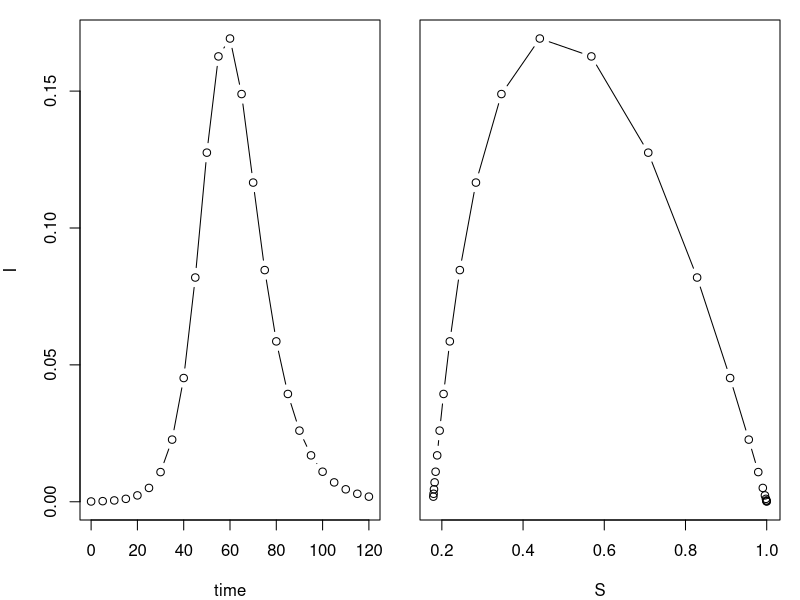
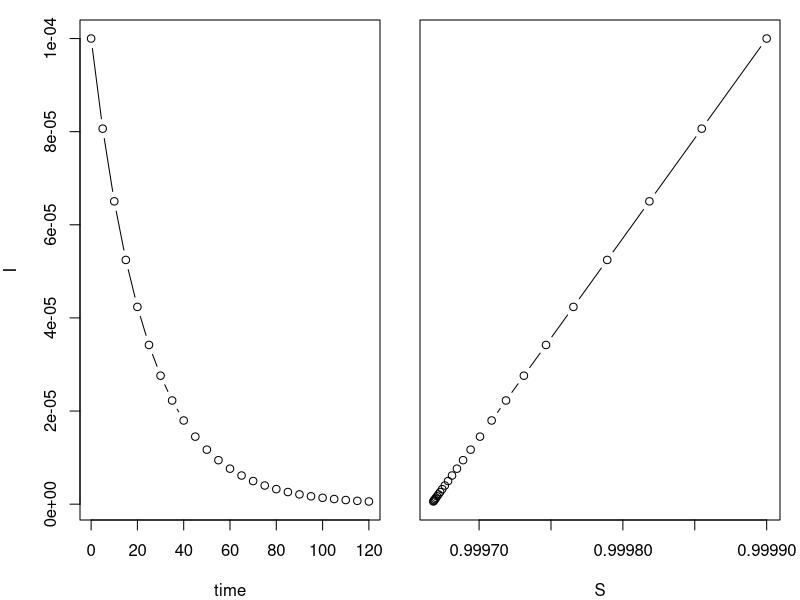
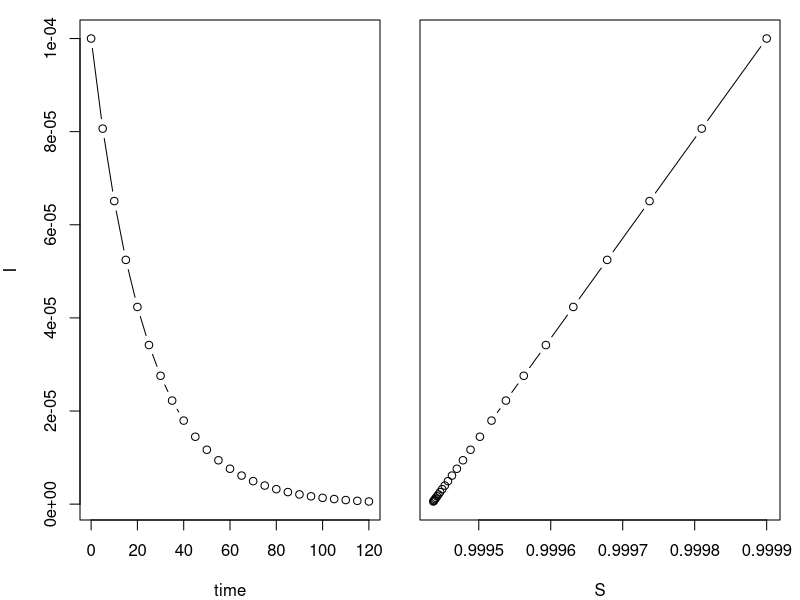
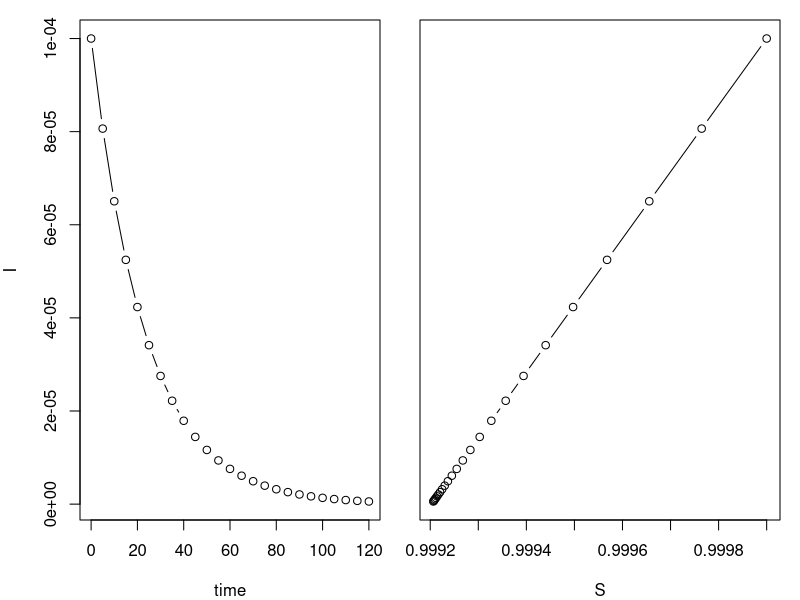
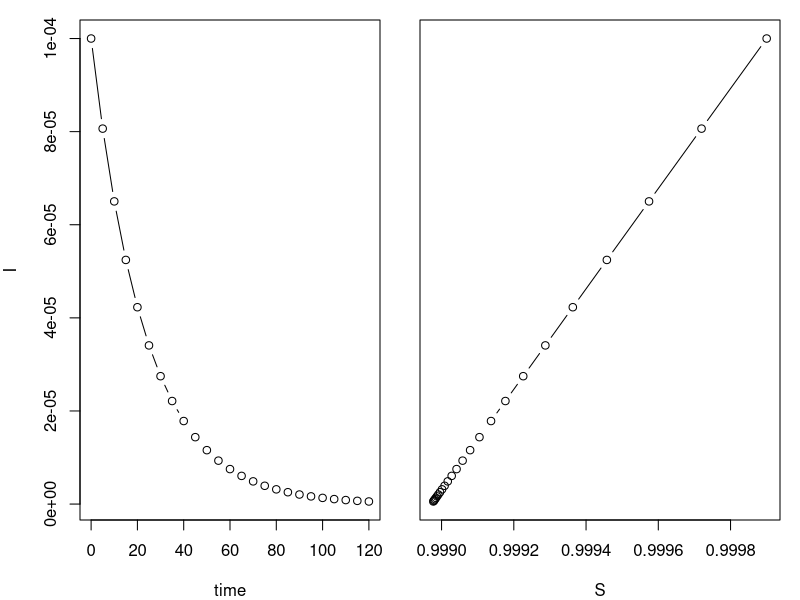
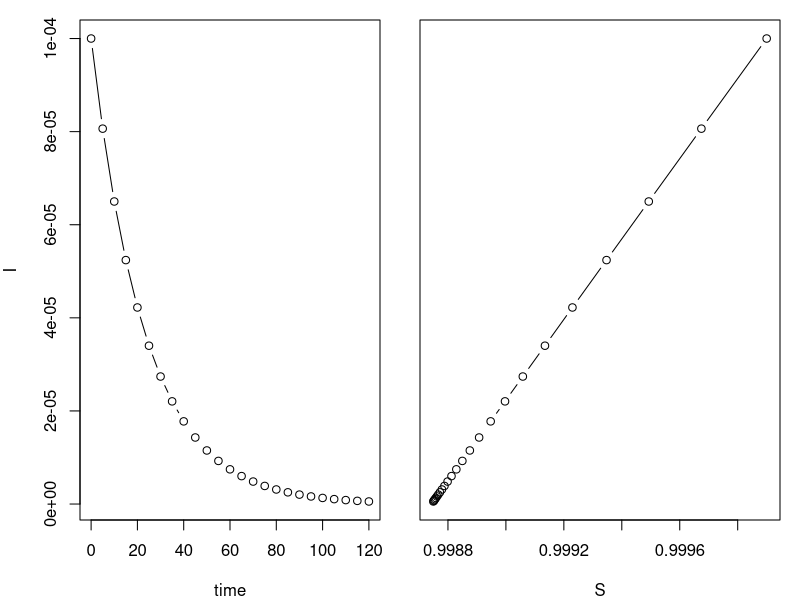
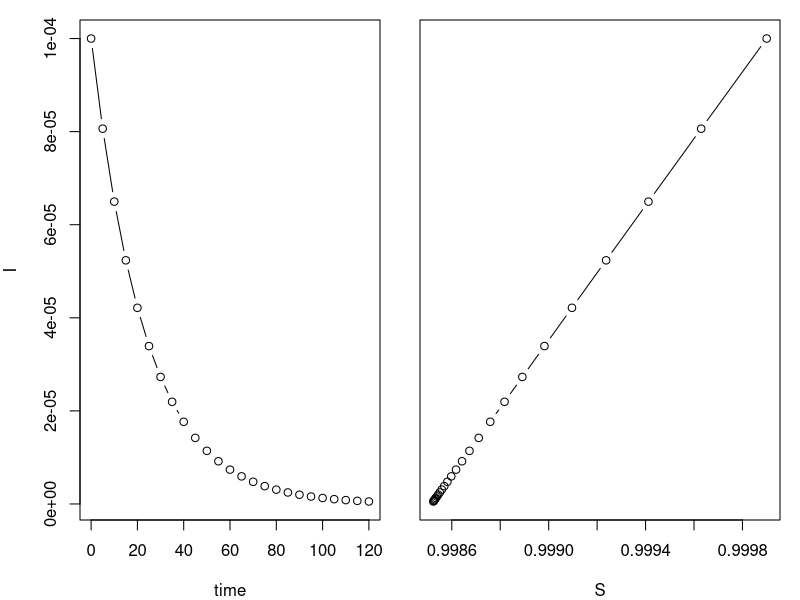
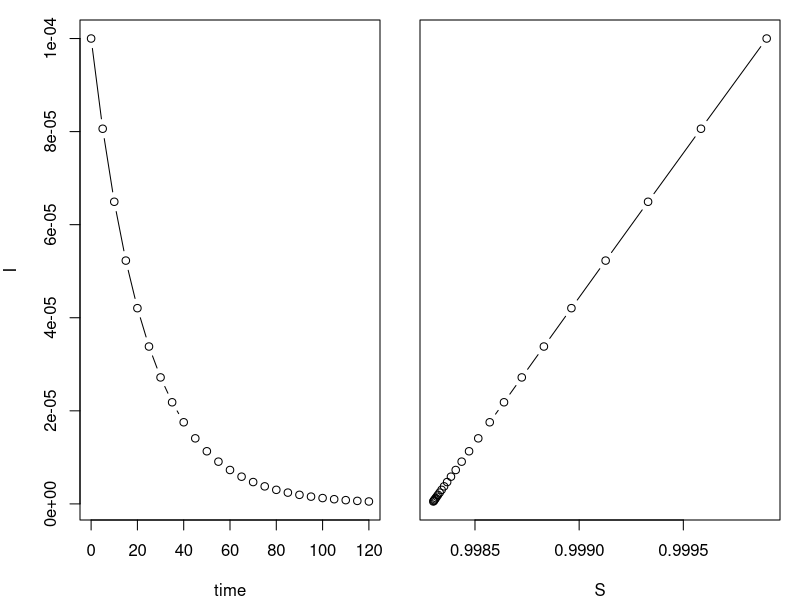

Generate these figures, in order, with R: (Note: this script raises an error after producing the figures.)
### R code from vignette source 'deterministic-models.rnw'
### Anna Willoughby 
### May 16, 2019

require(deSolve)                          #deSolve library needed for this computing session

sir.model.closed <- function (t, x, params) {    #here we begin a function with three arguments
  S <- x[1]                               #create local variable S, the first element of x
  I <- x[2]                               #create local variable I
  R <- x[3]                               #create local variable R
  with(                                   #we can simplify code using "with"
       as.list(params),                   #this argument to "with" lets us use the variable names
       {                                  #the system of rate equations
         dS <- -beta*S*I
         dI <- beta*S*I-gamma*I
         dR <- gamma*I
         dx <- c(dS,dI,dR)                #combine results into a single vector dx
         list(dx)                         #return result as a list
       }
       )
}

times <- seq(0,120,by=5)                    #function seq returns a sequence
params <- c(beta=0.3,gamma=1/7)             #function "c" combines values into a vector. these are per day 
xstart <- c(S=9999/10000,I=1/10000,R=0)     #initial conditions

out <- as.data.frame(ode(xstart,times,sir.model.closed,params))  #result stored in dataframe

op <- par(fig=c(0,0.5,0,1),mar=c(4,4,1,1))                  #set graphical parameters
plot(I~time,data=out,type='b')                              #plot the I variable against time
par(fig=c(0.5,1,0,1),mar=c(4,1,1,1),new=T)                  #re-set graphical parameters
plot(I~S,data=out,type='b',yaxt='n',xlab='S')               #plot phase portrait
par(op)                                                     #re-set graphical parameters

# Exercise 1. Explore the dynamics of the system for different values of the 
# beta and lambda parameters by simulating and plotting trajectories as time series and in phase space (e.g., I vs. S). 

# created a function that produces plot based on beta and gam
plot_I <- function(b, g){
  params <- c(beta=b,gamma=g)  
  out1 <- as.data.frame(ode(xstart, times, sir.model.closed, params))
  op <- par(fig=c(0,0.5,0,1),mar=c(4,4,1,1))
  plot(I~time,data=out1,type='b')               #plot the I variable against time
  par(fig=c(0.5,1,0,1),mar=c(4,1,1,1),new=T)                  #re-set graphical parameters
  plot(I~S,data=out1,type='b',yaxt='n',xlab='S')               #plot phase portrait
  par(op)                                           
}


# looping for a variety of diff beta and gamma values
# this would likely be better as a matrix of values then facetted or plotted on top of eachother
b_seq <- seq(0.1,0.9, by =0.1)
g_seq <- seq(1/7, 1, by = 0.1)
library(tidyverse)
I.plot <- purrr::map2(b_seq, g_seq, plot_I)

# Explore with ggplot 
ggplot(out, aes(x = time,y = I)) + geom_line(colour = viridis(params[[1]])) 


# Exercise 2. Explore the dynamics of the system for one set of beta and gamma at different initial conditions.

# beta and gamma params of choice 

params <- c(beta=0.7,gamma=1/7)   

plot_diffstart <- function(population, infected){
  xstart <- c(S=(population - infected)/population,I= infected/population,R=0) 
  out1 <- as.data.frame(ode(xstart, times, sir.model.closed, params))
  op <- par(fig=c(0,0.5,0,1),mar=c(4,4,1,1))
  plot(I~time,data=out1,type='b')                     #plot the I variable against time
  par(fig=c(0.5,1,0,1),mar=c(4,1,1,1),new=T)          #re-set graphical parameters
  plot(I~S,data=out1,type='b',yaxt='n',xlab='S')      #plot phase portrait
  par(op)                                           
} 

#initial conditions
plot_diffstart(10000,1) # this should match the original example
plot_diffstart(100000,1) # a much bigger pop 
# in this case the epidemic takes off a bit later 
plot_diffstart(100,1) # a much smaller pop
# in this case the epidemic starts much earlier 

# Exercise 3. Modify the codes given to study a demographically open SIR model

# add in new parameters for birth and death rates
params <- c(beta=0.3,gamma=1/7, b = 0.02, d = 0.015)
sir.model.open <- function (t, x, params) {    #here we begin a function with three arguments
  S <- x[1]                               #create local variable S, the first element of x
  I <- x[2]                               #create local variable I
  R <- x[3]                               #create local variable R
  with(                                   #we can simplify code using "with"
       as.list(params),                   #this argument to "with" lets us use the variable names
       {                                  #the system of rate equations
         dS <- -beta*S*I + b - d
         dI <- beta*S*I-gamma*I - d
         dR <- gamma*I - d
         dx <- c(dS,dI,dR)                #combine results into a single vector dx
         list(dx)                         #return result as a list
       }
       )
}

# plot with the open SIR system
xstart <- c(S=9999/10000,I=1/10000,R=0)     #initial conditions# remember to redo the initial conditions 
plot.bd <- function(b, d){
  params <- c(beta=0.3,gamma=1/7, b = b, d = d)  
  out1 <- as.data.frame(ode(xstart, times, sir.model.open, params))
  op <- par(fig=c(0,0.5,0,1),mar=c(4,4,1,1))
  plot(I~time,data=out1,type='b')               #plot the I variable against time
  par(fig=c(0.5,1,0,1),mar=c(4,1,1,1),new=T)                  #re-set graphical parameters
  plot(I~S,data=out1,type='b',yaxt='n',xlab='S')               #plot phase portrait
  par(op)                                           
}
plot.bd(0.02, 0.015)

# Exercise 4. Modify the codes given to study a SEIR model 
seir.model.closed <- function (t, x, params) {    #here we begin a function with three arguments
  S <- x[1]                               #create local variable S, the first element of x
  E <- x[2]                               #create local variable E
  I <- x[3]                               #create local variable I
  R <- x[4]                               #create local variable R
  with(                                   #we can simplify code using "with"
       as.list(params),                   #this argument to "with" lets us use the variable names
       {                                  #the system of rate equations
         dS <- -beta*S*I
         dE <- beta*S*I - sigma*E
         dI <- sigma*E-gamma*I
         dR <- gamma*I
         dx <- c(dS,dE,dI,dR)                #combine results into a single vector dx
         list(dx)                         #return result as a list
       }
       )
}
